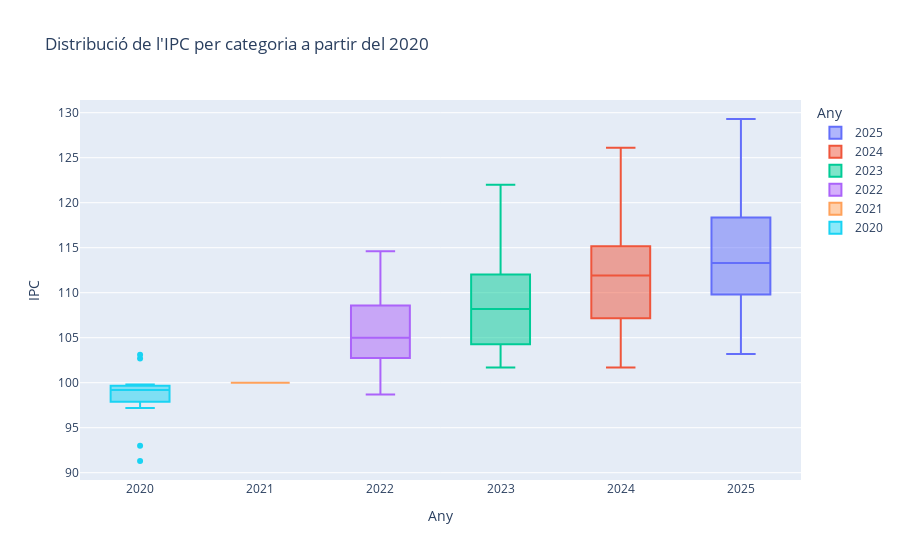

The code cell stored with this chart in its notebook:
### Code cell
# Eliminar la columna 'status' si existeix
if 'status' in df_ipc.columns:
    df_ipc = df_ipc.drop(columns=['status'])

# Filtrar els últims 6 anys
ultims_6 = sorted(df_ipc["anyy"].unique())[-6]
df_filtrat = df_ipc[df_ipc["anyy"] >= ultims_6]

# Boxplot IPC per als últims 5 anys
fig = px.box(
    df_filtrat,
    x="anyy",
    y="ipc",
    color="anyy",
    labels={
        "anyy": "Any",
        "ipc": "IPC"
    },
    title="Distribució de l'IPC per categoria a partir del 2020"
)

fig.show()

### Figure 1 — Plotly figure (JSON) as saved in the notebook; plotly's stock layout.template omitted (floating-point values rounded to 4 significant figures)
{"data": [{"alignmentgroup": "True", "hovertemplate": "Any=%{x}<br>IPC=%{y}<extra></extra>", "legendgroup": "2025", "marker": {"color": "#636efa"}, "name": "2025", "notched": false, "offsetgroup": "2025", "orientation": "v", "showlegend": true, "type": "box", "x": [2025, 2025, 2025, 2025, 2025, 2025, 2025, 2025, 2025, 2025, 2025, 2025, 2025], "x0": " ", "xaxis": "x", "y": [117.6, 129.3, 120.6, 110.1, 112.5, 113.5, 107.9, 113.3, 103.2, 112.4, 108.9, 122.0, 116.0], "y0": " ", "yaxis": "y"}, {"alignmentgroup": "True", "hovertemplate": "Any=%{x}<br>IPC=%{y}<extra></extra>", "legendgroup": "2024", "marker": {"color": "#EF553B"}, "name": "2024", "notched": false, "offsetgroup": "2024", "orientation": "v", "showlegend": true, "type": "box", "x": [2024, 2024, 2024, 2024, 2024, 2024, 2024, 2024, 2024, 2024, 2024, 2024, 2024], "x0": " ", "xaxis": "x", "y": [114.8, 126.1, 116.3, 109.1, 107.3, 113.0, 106.7, 113.2, 101.7, 110.9, 105.9, 117.3, 111.9], "y0": " ", "yaxis": "y"}, {"alignmentgroup": "True", "hovertemplate": "Any=%{x}<br>IPC=%{y}<extra></extra>", "legendgroup": "2023", "marker": {"color": "#00cc96"}, "name": "2023", "notched": false, "offsetgroup": "2023", "orientation": "v", "showlegend": true, "type": "box", "x": [2023, 2023, 2023, 2023, 2023, 2023, 2023, 2023, 2023, 2023, 2023, 2023, 2023], "x0": " ", "xaxis": "x", "y": [111.7, 122.0, 111.7, 107.5, 103.9, 112.1, 104.4, 112.0, 101.7, 108.2, 102.7, 112.2, 107.6], "y0": " ", "yaxis": "y"}, {"alignmentgroup": "True", "hovertemplate": "Any=%{x}<br>IPC=%{y}<extra></extra>", "legendgroup": "2022", "marker": {"color": "#ab63fa"}, "name": "2022", "notched": false, "offsetgroup": "2022", "orientation": "v", "showlegend": true, "type": "box", "x": [2022, 2022, 2022, 2022, 2022, 2022, 2022, 2022, 2022, 2022, 2022, 2022, 2022], "x0": " ", "xaxis": "x", "y": [108.0, 110.3, 103.6, 105.0, 114.6, 106.2, 101.7, 111.9, 98.7, 103.1, 101.2, 105.6, 103.1], "y0": " ", "yaxis": "y"}, {"alignmentgroup": "True", "hovertemplate": "Any=%{x}<br>IPC=%{y}<extra></extra>", "legendgroup": "2021", "marker": {"color": "#FFA15A"}, "name": "2021", "notched": false, "offsetgroup": "2021", "orientation": "v", "showlegend": true, "type": "box", "x": [2021, 2021, 2021, 2021, 2021, 2021, 2021, 2021, 2021, 2021, 2021, 2021, 2021], "x0": " ", "xaxis": "x", "y": [100.0, 100.0, 100.0, 100.0, 100.0, 100.0, 100.0, 100.0, 100.0, 100.0, 100.0, 100.0, 100.0], "y0": " ", "yaxis": "y"}, {"alignmentgroup": "True", "hovertemplate": "Any=%{x}<br>IPC=%{y}<extra></extra>", "legendgroup": "2020", "marker": {"color": "#19d3f3"}, "name": "2020", "notched": false, "offsetgroup": "2020", "orientation": "v", "showlegend": true, "type": "box", "x": [2020, 2020, 2020, 2020, 2020, 2020, 2020, 2020, 2020, 2020, 2020, 2020, 2020], "x0": " ", "xaxis": "x", "y": [97.2, 98.1, 99.8, 98.9, 91.3, 99.2, 99.2, 93.0, 103.1, 99.6, 102.7, 99.6, 98.7], "y0": " ", "yaxis": "y"}], "layout": {"boxmode": "overlay", "legend": {"title": {"text": "Any"}, "tracegroupgap": 0}, "title": {"text": "Distribució de l'IPC per categoria a partir del 2020"}, "xaxis": {"anchor": "y", "categoryarray": [2025, 2024, 2023, 2022, 2021, 2020], "categoryorder": "array", "domain": [0, 1], "title": {"text": "Any"}}, "yaxis": {"anchor": "x", "domain": [0, 1], "title": {"text": "IPC"}}}}
